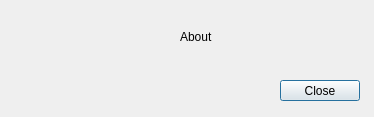
<?xml version="1.0" encoding="UTF-8"?>
<ui version="4.0">
 <class>About</class>
 <widget class="QDialog" name="About">
  <property name="geometry">
   <rect>
    <x>0</x>
    <y>0</y>
    <width>374</width>
    <height>117</height>
   </rect>
  </property>
  <property name="windowTitle">
   <string>Dialog</string>
  </property>
  <widget class="QLabel" name="label">
   <property name="geometry">
    <rect>
     <x>180</x>
     <y>30</y>
     <width>47</width>
     <height>13</height>
    </rect>
   </property>
   <property name="text">
    <string>About</string>
   </property>
  </widget>
  <widget class="QPushButton" name="pushButton">
   <property name="geometry">
    <rect>
     <x>280</x>
     <y>80</y>
     <width>80</width>
     <height>21</height>
    </rect>
   </property>
   <property name="text">
    <string>Close</string>
   </property>
  </widget>
 </widget>
 <resources/>
 <connections/>
</ui>
